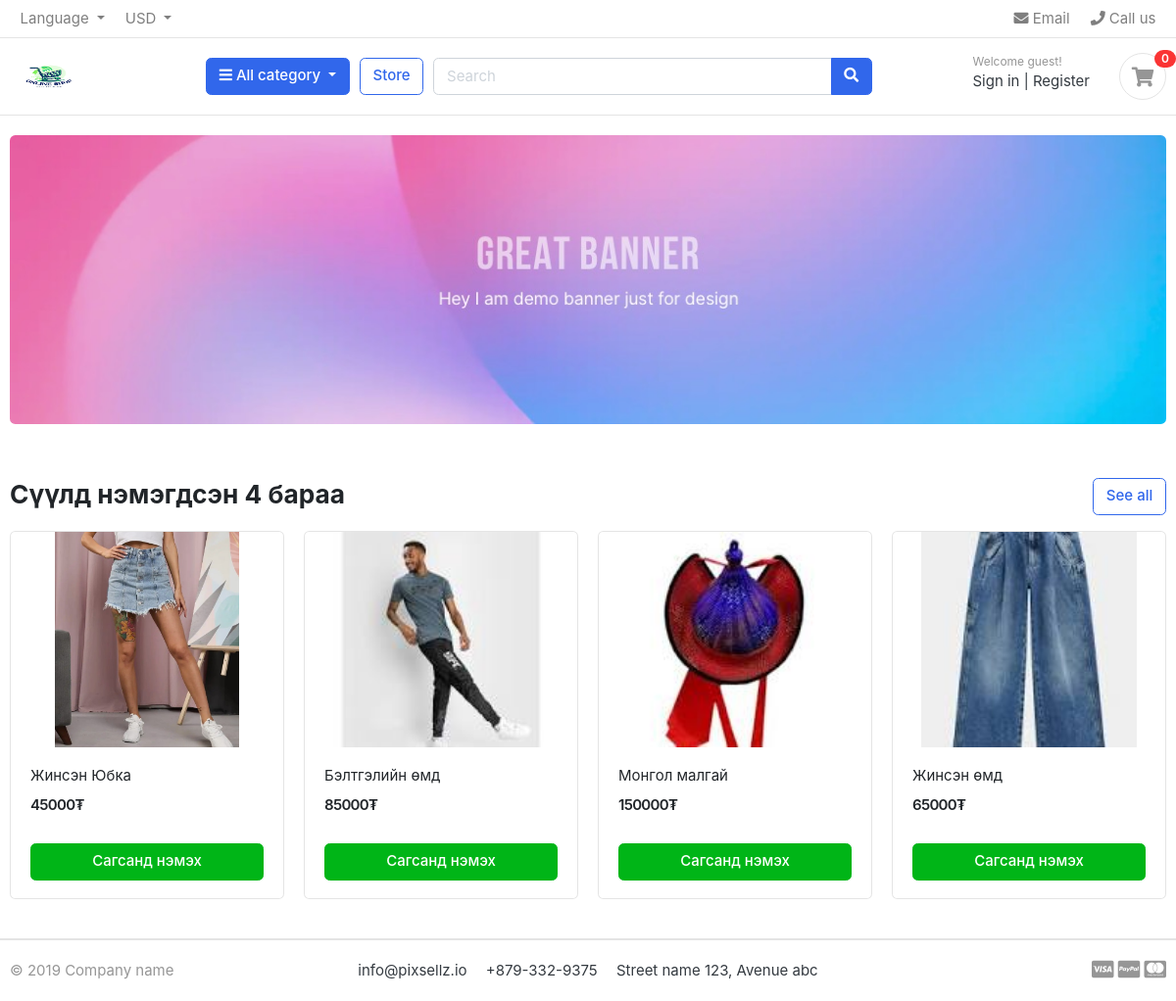
The page / on the database its author committed.
### store_app/models.py (models this page shows, shortened)
class Product(models.Model):
    product_name = models.CharField(max_length=200, unique=True)
    slug = models.SlugField(max_length=200, unique=True)
    description = models.TextField(max_length=500, blank=True)
    price = models.IntegerField()
    images = models.ImageField(upload_to='photos/products')
    stock = models.IntegerField()
    is_available = models.BooleanField(default=True)
    category = models.ForeignKey(Category, on_delete=models.CASCADE)
    created_date = models.DateTimeField(auto_now_add=True)
    modified_date = models.DateTimeField(auto_now=True)
    def get_url(self):
        return reverse('detail', kwargs={
            'category_slug': self.category.slug,
            'product_slug': self.slug
        })

### store_app/views.py (the view)
# urls.py: path('', views.index, name='index'),
def index(request):
    pro = Product.objects.all().order_by('-created_date')[:4]
    total_count = len(pro)
    return render(request, "index.html",{'products':pro,'total': total_count})

### cart_app/views.py (called while the page is built)
def _cart_id(request):
    cart = request.session.session_key
    if not cart:
        cart = request.session.create()
    return cart

### store_app/context_processors.py (called while the page is built)
def category_processor(request):
    categories = Category.objects.all()
    return {'all_categories': categories}

def cart_processor(request):
    cart_count = 0
    if 'admin' in request.path:
        return {}
    try:
        cart = Cart.objects.get(cart_id=_cart_id(request))
        cart_items = CartItem.objects.filter(cart_id=cart)
        for item in cart_items:
            cart_count += item.quantity
    except Cart.DoesNotExist:
        cart_count = 0
    return {'cart_total': cart_count}

### store_app/templates/index.html
{% extends "base.html" %}
{% load static %}
{% block content %}
<section class="section-intro padding-y-sm">
  <div class="container">
    <div class="intro-banner-wrap">
      <img src="{% static 'images/banners/1.jpg' %}" class="img-fluid rounded">
    </div>
  </div>
</section>
<section class="section-name padding-y-sm">
  <div class="container">
    <header class="section-heading">
      <a href="{% url 'store' %}" class="btn btn-outline-primary float-right">See all</a>
      <h3 class="section-title">Сүүлд нэмэгдсэн {{ total }} бараа</h3>
    </header>
    <div class="row">
      {% for pro in products %}
      <div class="col-md-3">
        <figure class="card card-product-grid">
          <div class="img-wrap">
            <img src="/media/{{ pro.images }}" alt="{{ pro.product_name }}">
          </div>
          <figcaption class="info-wrap">
            <div class="fix-height">
              <a href="{{pro.get_url}}" class="title">{{ pro.product_name }}</a>
              <div class="price-wrap mt-2">
                <span class="price">{{ pro.price }}₮</span>
              </div>
            </div>
            <a href="{% url 'add_cart' pro.id %}" class="btn btn-block btn-success {% if pro.stock < 1 %}disabled{% endif %}">
              {% if pro.stock < 1 %}
                Бараа дууссан
              {% else %}
                Сагсанд нэмэх
              {% endif %}
            </a>
          </figcaption>
        </figure>
      </div>
      {% endfor %}
    </div>
  </div>
</section>
{% endblock %}

### store_app/templates/base.html (shortened to what this page needs)
<!DOCTYPE HTML>
<html lang="en">
{% load static %}
<head>
    <link href="{% static 'css/bootstrap.css' %}" rel="stylesheet" type="text/css"/>
    <link href="{% static 'fonts/fontawesome/css/all.min.css' %}" type="text/css" rel="stylesheet">
    <link href="{% static 'css/ui.css' %}" rel="stylesheet" type="text/css"/>
    <link href="{% static 'css/responsive.css' %}" rel="stylesheet" media="only screen and (max-width: 1200px)" />
</head>
<body>
<header class="section-header">
<nav class="navbar p-md-0 navbar-expand-sm navbar-light border-bottom">
<div class="container">
  <div class="collapse navbar-collapse" id="navbarTop4">
    <ul class="navbar-nav mr-auto">
    	<li class="nav-item dropdown">
		 	<a href="#" class="nav-link dropdown-toggle" data-toggle="dropdown">   Language </a>
		</li>
		<li class="nav-item dropdown">
			<a href="#" class="nav-link dropdown-toggle" data-toggle="dropdown"> USD </a>
		</li>
    </ul>
    <ul class="navbar-nav">
		<li><a href="#" class="nav-link"> <i class="fa fa-envelope"></i> Email </a></li>
		<li><a href="#" class="nav-link"> <i class="fa fa-phone"></i> Call us </a></li>
	</ul>
  </div>
</div>
</nav>
<section class="header-main border-bottom">
	<div class="container">
<div class="row align-items-center">
	<div class="col-lg-2 col-md-3 col-6">
		<a href="{% url 'index' %}" class="brand-wrap">
			<img class="logo" src="{% static 'images/logo.png' %}" width="80" height="50">
		</a>
	</div>
	<div class="col-lg col-sm col-md col-6 flex-grow-0">
		<div class="category-wrap dropdown d-inline-block float-right">
			<button type="button" class="btn btn-primary dropdown-toggle" data-toggle="dropdown">
				<i class="fa fa-bars"></i> All category
			</button>
		</div>
	</div>
	<a href="{% url 'store' %}" class="btn btn-outline-primary">Store</a>
	<div class="col-lg col-md-6 col-sm-12 col">
		<form action="#" class="search">
			<div class="input-group w-100">
			    <input type="text" class="form-control" style="width:60%;" placeholder="Search">
			    <div class="input-group-append">
			      <button class="btn btn-primary" type="submit">
			        <i class="fa fa-search"></i>
			      </button>
			    </div>
		    </div>
		</form>
	</div>
	<div class="col-lg-3 col-sm-6 col-8 order-2 order-lg-3">
		<div class="d-flex justify-content-end mb-3 mb-lg-0">
			<div class="widget-header">
				<small class="title text-muted">Welcome guest!</small>
				<div>
					<a href="{% url 'signin' %}">Sign in</a> <span class="dark-transp"> | </span>
					<a href="{% url 'register' %}">Register</a>
				</div>
			</div>
            <a href="{% url 'cart' %}" class="widget-header pl-3 ml-3">
				<div class="icon icon-sm rounded-circle border"><i class="fa fa-shopping-cart"></i></div>
				<span class="badge bdge-pill badge-danger notify">{{cart_total}}</span>
			</a>
		</div>
	</div>
</div>
	</div>
</section>
</header>
<main>
    {% block content %}
    {% endblock %}
</main>
<footer class="section-footer border-top">
	<div class="container">
		<section class="footer-bottom border-top row">
			<div class="col-md-2">
				<p class="text-muted">&copy; 2019 Company name</p>
			</div>
			<div class="col-md-8 text-md-center">
				<span class="px-2">info@pixsellz.io</span>
				<span class="px-2">+879-332-9375</span>
				<span class="px-2">Street name 123, Avenue abc</span>
			</div>
			<div class="col-md-2 text-md-right text-muted">
				<i class="fab fa-lg fa-cc-visa"></i>
				<i class="fab fa-lg fa-cc-paypal"></i>
				<i class="fab fa-lg fa-cc-mastercard"></i>
			</div>
		</section>
	</div>
</footer>
</body>
</html>

### store_app/static/css/ui.css (style rules this page uses)
html { font-family: "Inter", sans-serif; font-size: 15px; }
.img-wrap { text-align: center; display: block; }
.img-wrap img { max-width: 100%; }
.price-wrap { letter-spacing: -0.7px; }
.icon-xs, .icon-sm, .icon-md, .icon-lg { display: inline-block; text-align: center; flex-shrink: 0; flex-grow: 0; }
.icon-sm { width: 48px; height: 48px; line-height: 48px !important; font-size: 20px; }
.padding-y-sm { padding-top: 20px; padding-bottom: 20px; }
figure { margin-bottom: 0; }
.section-heading { margin-bottom: 20px; margin-top: 15px; }
.section-title { color: #212529; }
p:last-child { margin-bottom: 0; }
.header-main { position: relative; padding-top: 1rem; padding-bottom: 1rem; }
.brand-wrap .logo, .navbar-brand .logo { margin-right: 7px; max-height: 42px; display: inline-block; }
.widget-header { display: inline-block; vertical-align: middle; position: relative; }
.widget-header a { color: #343a40; }
.widget-header i { color: #969696; }
.widget-header .title { display: block; }
.widget-header .notify { position: absolute; top: -3px; right: -10px; }
.footer-bottom { padding-top: 20px; padding-bottom: 20px; }
[class*=card-product] a.title { color: #212529; display: block; }
[class*=card-product] .img-wrap { overflow: hidden; position: relative; }
[class*=card-product] .img-wrap img { height: 100%; max-width: 100%; width: auto; display: inline-block; -o-object-fit: cover; object-fit: cover; }
.card-product-grid { margin-bottom: 20px; }
.card-product-grid .img-wrap { border-radius: 0.2rem 0.2rem 0 0; height: 220px; }
.card-product-grid .info-wrap { overflow: hidden; padding: 18px 20px; }
.card-product-grid .fix-height { height: 80px; overflow: hidden; }
.card .img-wrap { overflow: hidden; }
.notify { position: absolute; top: -4px; right: -10px; display: inline-block; padding: 0.25em 0.6em; font-size: 12px; line-height: 1; text-align: center; border-radius: 3rem; color: #fff; background-color: #fa3434; }
.price { font-weight: 600; color: #212529; }

### rows shown on the page
Product: images (picture), product_name "Жинсэн Юбка", price "45000", stock "Сагсанд нэмэх"
Product: images (picture), product_name "Бэлтгэлийн өмд", price "85000", stock "Сагсанд нэмэх"
Product: images (picture), product_name "Монгол малгай", price "150000", stock "Сагсанд нэмэх"
Product: images (picture), product_name "Жинсэн өмд", price "65000", stock "Сагсанд нэмэх"

### other values the page prints
{{ cart_total }} "0"
{{ total }} "4"
